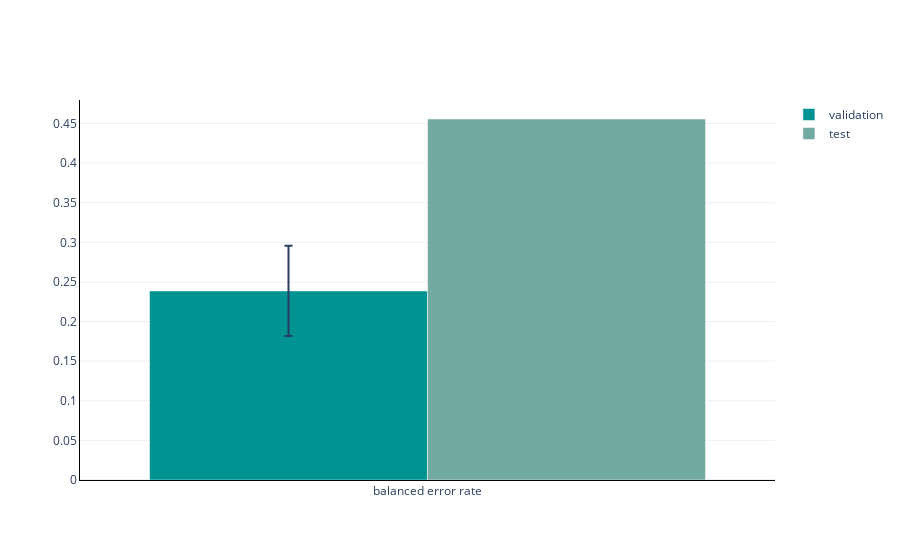

Here is the notebook cell this chart was saved with:
### Code cell
from util.plotting import plot_balanced_error_rate
    
plot_balanced_error_rate(iml_result=result, result_path=scenario1_ml_result_path)

### Figure 1 — Plotly figure (JSON) as saved in the notebook; plotly's stock layout.template omitted (floating-point values rounded to 4 significant figures)
{"data": [{"error_y": {"array": [0.05696], "type": "data"}, "marker": {"color": "rgb(0, 147, 146)"}, "name": "validation", "type": "bar", "x": ["balanced error rate"], "y": [0.2387]}, {"marker": {"color": "rgb(114, 170, 161)"}, "name": "test", "type": "bar", "x": ["balanced error rate"], "y": [0.4557]}], "layout": {"barmode": "group", "xaxis": {"linecolor": "black", "linewidth": 1, "showline": true}, "yaxis": {"linecolor": "black", "linewidth": 1, "showline": true}}}
